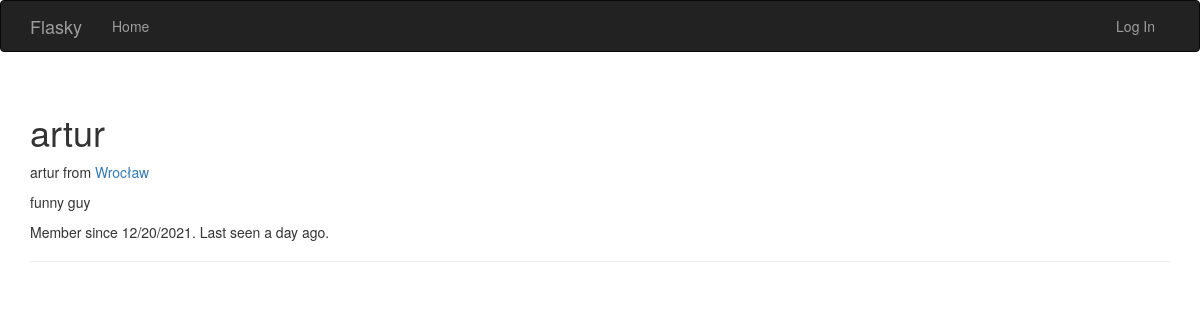
The page /user/artur on the database as committed earlier.
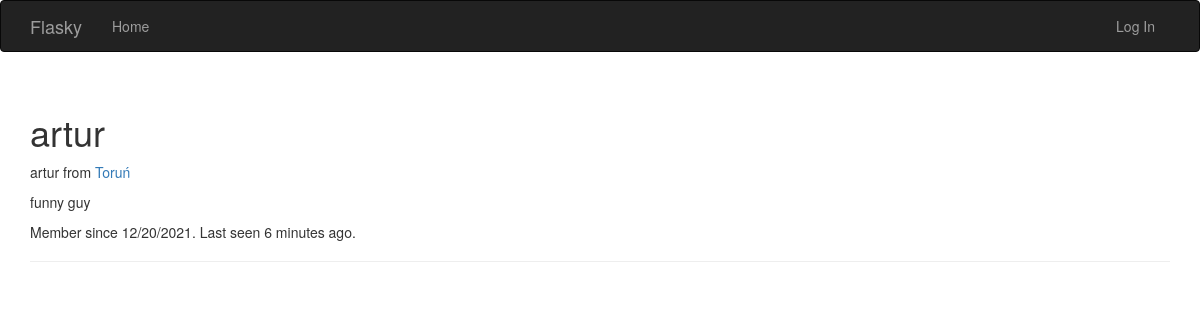
The same page on the database as committed later.
### app/models/models.py (models this page shows, shortened)
class User(UserMixin, db.Model):
    __tablename__ = 'users'
    id = db.Column(db.Integer, primary_key=True)
    email = db.Column(db.String(64), unique=True, index=True)
    username = db.Column(db.String(64), unique=True, index=True)
    role_id = db.Column(db.Integer, db.ForeignKey('roles.id'))
    password_hash = db.Column(db.String(128))
    confirmed = db.Column(db.Boolean, default=False)
    name = db.Column(db.String(64))
    location = db.Column(db.String(64))
    about_me = db.Column(db.Text())
    member_since = db.Column(db.DateTime(), default=datetime.datetime.utcnow)
    last_seen = db.Column(db.DateTime(), default=datetime.datetime.utcnow)
    @property
    def password(self):
        raise AttributeError('Cannot read password attribute')

### app/main/views.py (the view)
@main.route('/user/<username>')
def user(username):
    user = User.query.filter_by(username=username).first_or_404()
    return render_template('user.html', user=user)

### app/auth/views.py (called while the page is built)
@auth.before_app_request
def before_request():
    if current_user.is_authenticated:
        current_user.ping()
        if not current_user.confirmed \
                and request.blueprint != 'auth' and request.endpoint != 'static':
            return redirect(url_for('auth.unconfirmed'))

### app/main/__init__.py (called while the page is built)
@main.app_context_processor
def inject_permission():
    return dict(Permission=Permission)

### app/models/models.py (called while the page is built)
    def is_admin(self):
        return False

### app/templates/user.html (shortened to what this page needs)
{% extends "base.html" %}
{% block page_content %}
<div class="page-header">
    <h1>{{ user.username }}</h1>
    {% if user.name or user.location %}
    <p>
        {% if user.name %}{{ user.name }}{% endif %}
        {% if user.location %}
            from <a href="http://maps.google.com/?q={{ user.location }}">{{ user.location }}</a>
        {% endif %}
    </p>
    {% endif %}
    {% if user.about_me %}<p>{{ user.about_me }}</p>{% endif %}
    <p>Member since {{ moment(user.member_since).format('L') }}. Last seen {{ moment(user.last_seen).fromNow() }}.</p>
</div>
{% endblock %}

### app/templates/base.html (shortened to what this page needs)
{% extends "bootstrap/base.html" %}
{% block navbar %}
<div class="navbar navbar-inverse" role="navigation">
    <div class="container">
        <div class="navbar-header">
            <a class="navbar-brand" href="{{ url_for('main.index') }}">Flasky</a>
        </div>
        <div class="navbar-collapse collapse">
            <ul class="nav navbar-nav">
                <li><a href="{{ url_for('main.index') }}">Home</a></li>
            </ul>
            <ul class="nav navbar-nav navbar-right">
                {% if current_user.is_authenticated %}
                <li class="dropdown">
                    <a href="#" class="dropdown-toggle" data-toggle="dropdown">Account <b class="caret"></b></a>
                    <ul class="dropdown-menu">
                        <li><a href="{{ url_for('auth.logout') }}">Log Out</a></li>
                    </ul>
                </li>
                {% else %}
                <li><a href="{{ url_for('auth.login') }}">Log In</a></li>
                {% endif %}
            </ul>
        </div>
    </div>
</div>
{% endblock %}
{% block content %}
<div class="container">
    {% block page_content %}{% endblock %}
</div>
{% endblock %}

Rows that differ between the two databases and show on the page:
changed User "artur": location "Wrocław" → "Toruń"; last_seen "a day ago" → "6 minutes ago"
